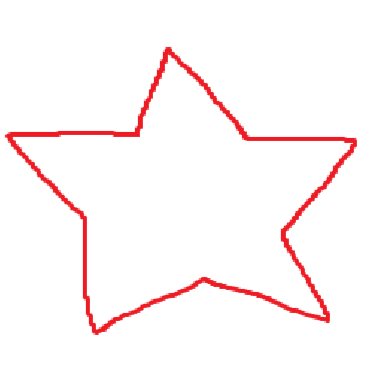
#> input picture star_re/user_star_image.png, 370 x 370 px, given in place of user_star_image1.png, which was not available
$ python star.py
#> lines starting #> are read from the running program, lines starting #| are printed output that depends on the picture; after the words box and inside, x2 and y2 are one past the last pixel; in counts of white or black regions, pixels touching at a corner belong together; pictures that were not available may be replaced by others from this repository, and a replacement may not be noted
import cv2
import numpy as np

# 이미지 불러오기 및 전처리
def load_and_preprocess_image(image_path, image_size=1000):
    image = cv2.imread(image_path)
    resized_image = cv2.resize(image, (image_size, image_size))
    gray_image = cv2.cvtColor(resized_image, cv2.COLOR_BGR2GRAY)
    edges = cv2.Canny(gray_image, 50, 150)
    return edges

# 꼭짓점 수 확인
def check_vertices(contour, expected_vertices_count=10):
    epsilon = 0.05 * cv2.arcLength(contour, True)
    approx = cv2.approxPolyDP(contour, epsilon, True)
    return len(approx) == expected_vertices_count

# 도형이 닫혀 있는지 확인하는 함수 (시작점과 끝점의 거리로 확인)
def check_if_closed(contour, threshold_distance=10):
    start_point = contour[0][0]  # 윤곽선의 시작점
    end_point = contour[-1][0]   # 윤곽선의 끝점

    # 시작점과 끝점 사이의 거리 계산
    distance = np.linalg.norm(np.array(start_point) - np.array(end_point))

    # 거리가 threshold_distance 이하인 경우 닫힌 것으로 간주
    return distance <= threshold_distance


# 꼭짓점 크기 비교
def check_vertex_size_similarity(contour):
    # 각 꼭짓점 길이를 계산하여 가장 큰 꼭짓점과 가장 작은 꼭짓점 비교
    if len(contour) < 5:
        return False
    vertex_lengths = [cv2.norm(contour[i][0] - contour[(i+1)%5][0]) for i in range(5)]
    max_length, min_length = max(vertex_lengths), min(vertex_lengths)
    return max_length <= 1.5 * min_length

# 방향 유사도 체크
def check_direction_similarity(user_contour, expected_contour, threshold=1.5):
    similarity = cv2.matchShapes(user_contour, expected_contour, cv2.CONTOURS_MATCH_I1, 0.0)
    return similarity < threshold

# 전체 크기 비교
def check_overall_size(user_contour, expected_contour, size_ratio_threshold=0.5):
    user_area = cv2.contourArea(user_contour)
    expected_area = cv2.contourArea(expected_contour)
    return user_area >= size_ratio_threshold * expected_area

# 채점 함수
def star_score_result(user_star_image_path, expected_star_image_path):
    user_edges = load_and_preprocess_image(user_star_image_path)
#> in load_and_preprocess_image, image is the input picture: shape (370, 370, 3); mean B, G, R 246.3, 246, 254.3
#> in load_and_preprocess_image, `gray_image = cv2.cvtColor(resized_image, cv2.COLOR_BGR2GRAY)`:
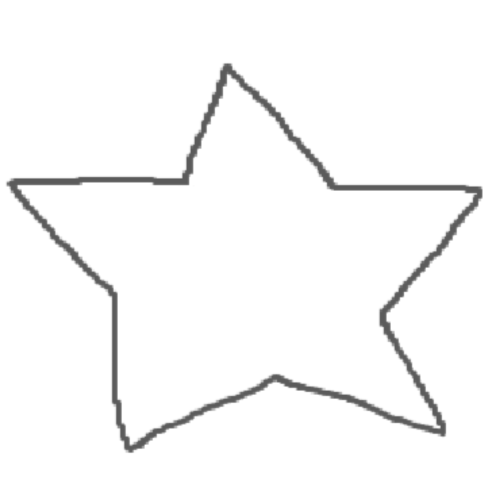
#> gray_image: shape (1000, 1000) (shown at 1/2 size); min 91, max 255, mean 248.5
#> in load_and_preprocess_image, `edges = cv2.Canny(gray_image, 50, 150)`:
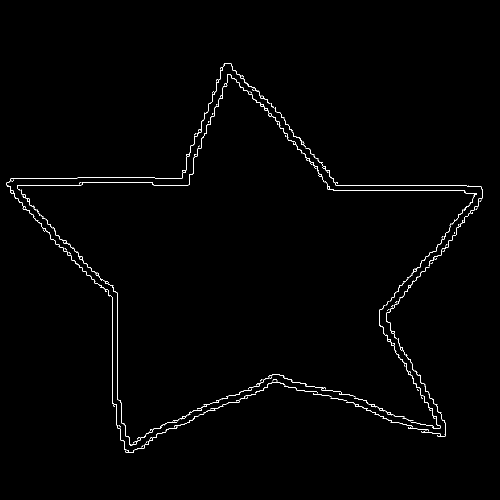
#> edges: shape (1000, 1000) (shown at 1/2 size); 0.85% white in thin lines or dots, all inside (x1, y1, x2, y2) = (13, 127, 965, 906)
    expected_edges = load_and_preprocess_image(expected_star_image_path)
#> call 2 of load_and_preprocess_image, with image_size = 1000
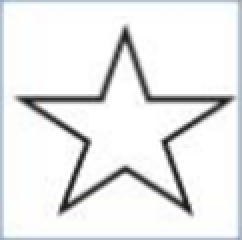
#> input picture star_re/expected_star_image.png, 121 x 120 px, found by its file name (shown 2 times larger)
#> in load_and_preprocess_image, image is the input picture: shape (120, 121, 3); mean B, G, R 234.8, 234.3, 233.4
#> in load_and_preprocess_image (call 2), `resized_image = cv2.resize(image, (image_size, image_size))`:
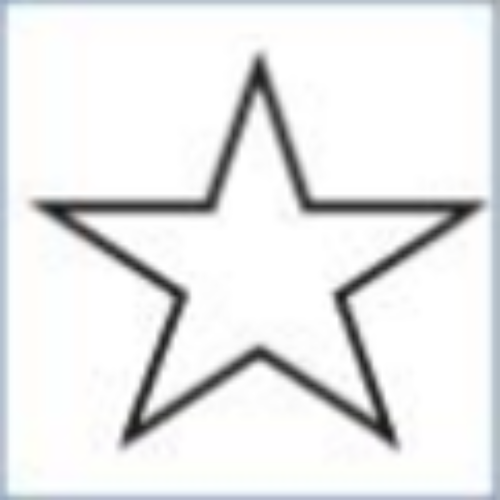
#> resized_image: shape (1000, 1000, 3) (shown at 1/2 size); mean B, G, R 234.7, 234.2, 233.3
#> in load_and_preprocess_image (call 2), `edges = cv2.Canny(gray_image, 50, 150)`:
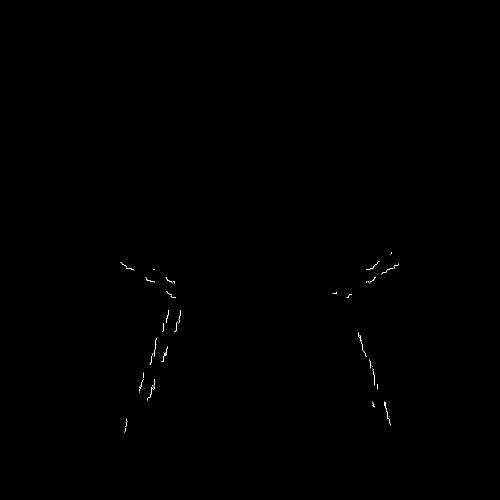
#> edges: shape (1000, 1000) (shown at 1/2 size); 0.08% white in thin lines or dots, all inside (x1, y1, x2, y2) = (241, 505, 798, 865)

    # 윤곽선 검출
    contours_user, _ = cv2.findContours(user_edges, cv2.RETR_EXTERNAL, cv2.CHAIN_APPROX_SIMPLE)
#> contours_user = 118 contours, 97 with area under 20; largest, box (x1, y1, x2, y2) and area: (35, 148, 638, 381) 146, (13, 359, 217, 590) 96, (139, 487, 246, 848) 96, (823, 419, 927, 547) 79, (611, 296, 965, 533) 79
    contours_expected, _ = cv2.findContours(expected_edges, cv2.RETR_EXTERNAL, cv2.CHAIN_APPROX_SIMPLE)
#> contours_expected = 61 contours, all with area under 20

    user_contour = max(contours_user, key=cv2.contourArea) if contours_user else None
#> user_contour = contour of 469 points, box (x1, y1, x2, y2) (35, 148, 638, 381), area 146
    expected_contour = max(contours_expected, key=cv2.contourArea) if contours_expected else None
#> expected_contour = contour of 34 points, box (x1, y1, x2, y2) (732, 522, 759, 539), area 6

    if user_contour is None or expected_contour is None:
        return "윤곽선을 찾을 수 없습니다."

    score = 0
    result_details = []

    # 1. 기본 모양 검사
    if check_vertices(user_contour):
#> in check_vertices, `epsilon = 0.05 * cv2.arcLength(contour, True)`: epsilon = 99.9
#> in check_vertices, `approx = cv2.approxPolyDP(contour, epsilon, True)`: approx = [[637, 341], [454, 148], [376, 370], [35, 377], [378, 369], [455, 148]]
        score += 1
        result_details.append("기본 모양: 1점 획득")
    else:
        result_details.append("기본 모양: 0점 획득")

    # 2. 도형 닫힘 검사
    if check_if_closed(user_contour):
#> in check_if_closed, `start_point = contour[0][0]`: start_point = [454, 148]
#> in check_if_closed, `end_point = contour[-1][0]`: end_point = [459, 148]
#> in check_if_closed, `distance = np.linalg.norm(np.array(start_point) - np.array(end_point))`: distance = 5
        score += 1
#> score = 1
        result_details.append("닫힘: 1점 획득")
    else:
        result_details.append("닫힘: 0점 획득")

    # 3. 윤곽선 검사
    if check_vertex_size_similarity(user_contour):
#> in check_vertex_size_similarity, `vertex_lengths = [cv2.norm(contour[i][0] - contour[(i+1)%5][0]) for i ..`: vertex_lengths = [17, 1.41, 3, 1.41, 22]
#> in check_vertex_size_similarity, `max_length, min_length = max(vertex_lengths), min(vertex_lengths)`: max_length = 22; min_length = 1.41
        score += 1
        result_details.append("윤곽선: 1점 획득")
    else:
        result_details.append("윤곽선: 0점 획득")

    # 4. 방향 검사
    if check_direction_similarity(user_contour, expected_contour):
#> in check_direction_similarity, `similarity = cv2.matchShapes(user_contour, expected_contour, cv2.CONTO..`: similarity = 2.66
        score += 1
        result_details.append("방향: 1점 획득")
    else:
        result_details.append("방향: 0점 획득")

    # 5. 전체 크기 검사
    if check_overall_size(user_contour, expected_contour):
#> in check_overall_size, `user_area = cv2.contourArea(user_contour)`: user_area = 146
#> in check_overall_size, `expected_area = cv2.contourArea(expected_contour)`: expected_area = 6.5
        score += 1
#> score = 2
        result_details.append("전체 크기: 1점 획득")
    else:
        result_details.append("전체 크기: 0점 획득")

    return f"별 채점 결과: {score}/5점\n" + "\n".join(result_details)

# 이미지 파일 경로 설정 (예시)
user_star_image_path = "C:/Users/jimin/OneDrive/star_image/user_star_image1.png"
expected_star_image_path = "C:/Users/jimin/OneDrive/star_image/expected_star_image.png"

# 채점 함수 호출 및 결과 출력
result = star_score_result(user_star_image_path, expected_star_image_path)
print(result)
#| 별 채점 결과: 2/5점
#| 기본 모양: 0점 획득
#| 닫힘: 1점 획득
#| 윤곽선: 0점 획득
#| 방향: 0점 획득
#| 전체 크기: 1점 획득
